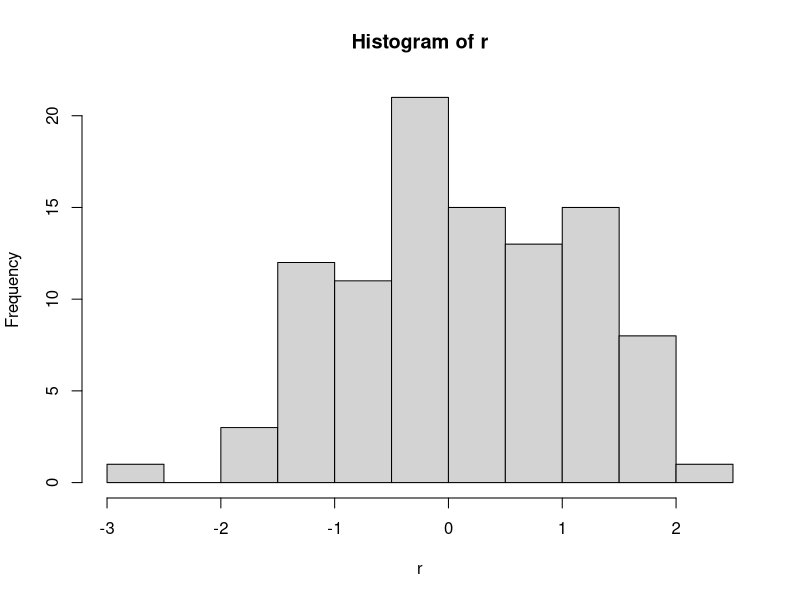
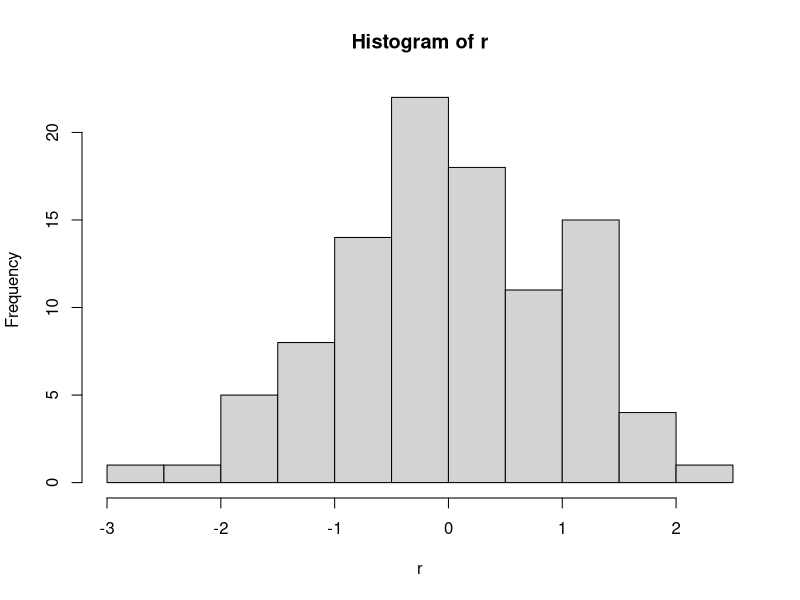
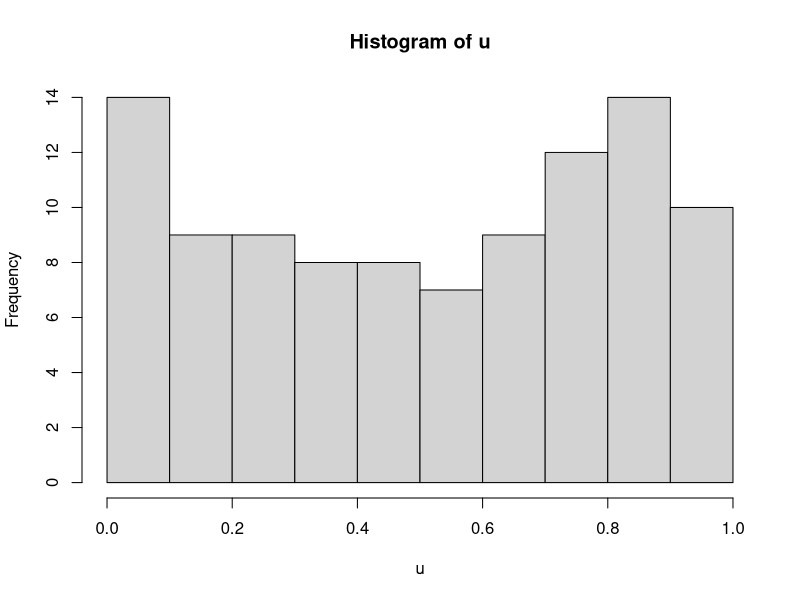
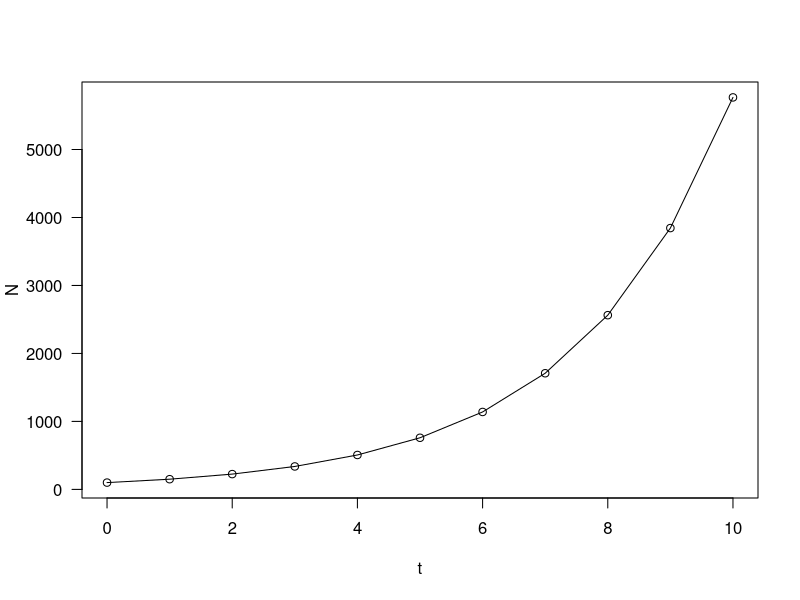
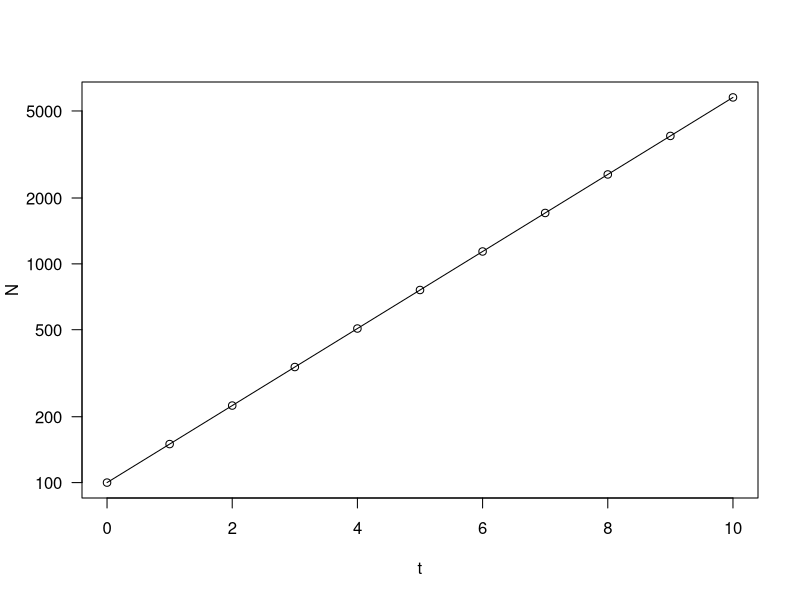
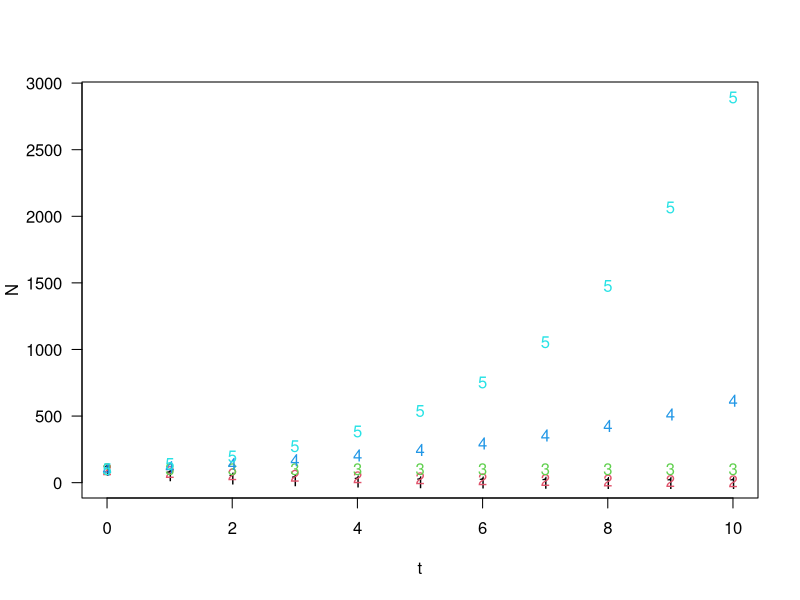
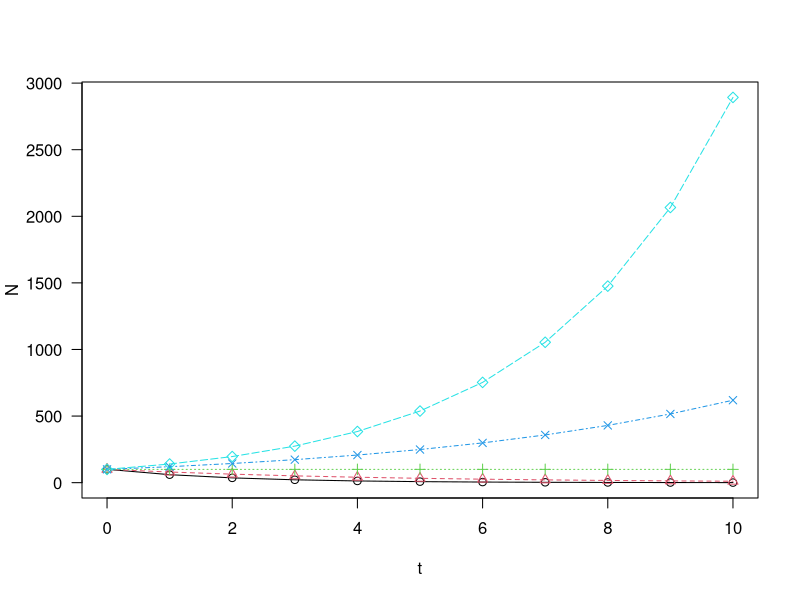
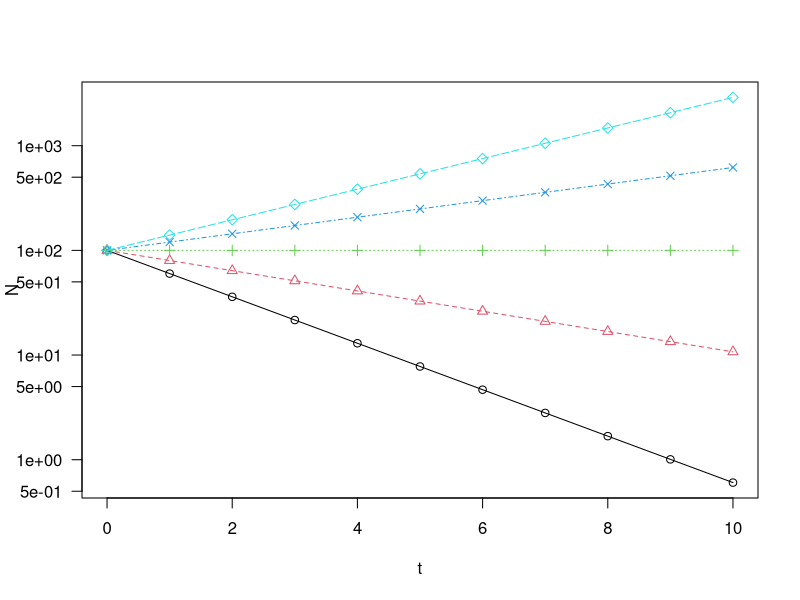

These charts were generated, in order, by the following R code:
#Distributions and population growth model

#getting a set of 100 rando numbers from a normal distribution
rnorm(100)
?rnorm

r=rnorm(100)
hist(r)

#make the rando sampling repeatable
set.seed(20)
r=rnorm(100)
hist(r)

u=runif(100)
hist(u)

#Sample from binomial distribution
#do 100 iterations of 1 coin flip with equal prob. of getting 0 or 1
b=rbinom(100,1,prob=c(0.5,0.5))
b
sum(b)/length(b)
#or
rbinom(1,100,prob=c(0.5,0.5))#how many times it got one

library(RColorBrewer)
N0=100
lamda=1.5
t=0:10
N=N0*lamda^t
N

#plot geometric pop growth
plot(t,N,type="o",las=1)

#plot y-axis on log scale
plot(t,N,type="o",las=1, log="y")

#project pop at dif growth rates
N0=100
lambda=seq(0.6,1.4,0.20)
lambda
t=0:10

#now use sapply to calculate N across time (t) at different growth rates (lambda)
N=sapply(lambda,function(x)N0*x^t)
N

matplot(t,N,las=1)#plot the results in the matrix

matplot(t,N,las=1,type="o",pch=1:5)

matplot(t,N,las=1,type="o",pch=1:5, log="y")


hist(rnorm(1000))
hist(rlnorm(1000,meanlog=0,sdlog=0.1))

lambdas=rlnorm(1000,meanlog=0,sdlog=0.1)

#make a loop to simulate population
N0=100
times=20
N=vector(length=times)

#set initial pop size as N0
N[1]=N0
#let's use a static lambda
lambda=1.2
for(t in 2:times){
  N[t]=N[t-1]*lambda
}
N
plot(1:times,N,type="o",las=1)

#now create stochastic model
N0=100
times=20
N=vector(length=times)
N[1]=N0
#use a dist of lambdas

lambda=rlnorm(times-1,meanlog=0,sdlog=0.1)
#lets look at lambda
lambda

for(t in 2:times){
  N[t]=N[t-1]
}
N
plot(1:times,N,type="o",las=1)


sims=10
times=20
outmat=sapply(1:sims, function(x){
  N0=100
  N=vector(length=times)
  N[1]=N0
  lambda=rlnorm(times-1,meanlog=0,sdlog=0.1)
  for(t in 2:times){
     N[t]=N[t-1]*lambda[t-1]
  }
  N
})
outmat
matplot(1:times,outmat,las=1,type="l",log="y")
